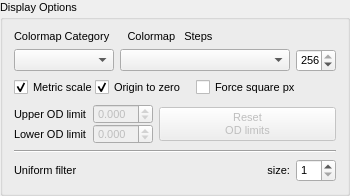
        <widget class="QGroupBox" name="DisplayOptions">
         <property name="sizePolicy">
          <sizepolicy hsizetype="Preferred" vsizetype="Maximum">
           <horstretch>1</horstretch>
           <verstretch>1</verstretch>
          </sizepolicy>
         </property>
         <property name="minimumSize">
          <size>
           <width>0</width>
           <height>0</height>
          </size>
         </property>
         <property name="maximumSize">
          <size>
           <width>16777215</width>
           <height>16777215</height>
          </size>
         </property>
         <property name="font">
          <font>
           <family>Ubuntu</family>
           <pointsize>8</pointsize>
          </font>
         </property>
         <property name="title">
          <string>Display Options</string>
         </property>
         <layout class="QVBoxLayout" name="verticalLayout_2">
          <item>
           <widget class="QLabel" name="label">
            <property name="maximumSize">
             <size>
              <width>16777215</width>
              <height>15</height>
             </size>
            </property>
            <property name="font">
             <font>
              <family>Ubuntu</family>
              <pointsize>8</pointsize>
             </font>
            </property>
            <property name="text">
             <string>Colormap Category      Colormap   Steps</string>
            </property>
           </widget>
          </item>
          <item>
           <layout class="QHBoxLayout" name="horizontalLayout_4">
            <item>
             <widget class="QComboBox" name="CMCatBox">
              <property name="sizePolicy">
               <sizepolicy hsizetype="Maximum" vsizetype="Fixed">
                <horstretch>0</horstretch>
                <verstretch>0</verstretch>
               </sizepolicy>
              </property>
              <property name="minimumSize">
               <size>
                <width>0</width>
                <height>0</height>
               </size>
              </property>
              <property name="maximumSize">
               <size>
                <width>100</width>
                <height>16777215</height>
               </size>
              </property>
              <property name="font">
               <font>
                <family>Ubuntu</family>
                <pointsize>8</pointsize>
               </font>
              </property>
             </widget>
            </item>
            <item>
             <widget class="QComboBox" name="CMMapBox">
              <property name="font">
               <font>
                <family>Ubuntu</family>
                <pointsize>8</pointsize>
               </font>
              </property>
             </widget>
            </item>
            <item>
             <widget class="QSpinBox" name="StepSpin">
              <property name="maximumSize">
               <size>
                <width>40</width>
                <height>16777215</height>
               </size>
              </property>
              <property name="font">
               <font>
                <family>Ubuntu</family>
                <pointsize>8</pointsize>
               </font>
              </property>
              <property name="minimum">
               <number>2</number>
              </property>
              <property name="maximum">
               <number>256</number>
              </property>
              <property name="value">
               <number>256</number>
              </property>
              <property name="displayIntegerBase">
               <number>10</number>
              </property>
             </widget>
            </item>
           </layout>
          </item>
          <item>
           <layout class="QHBoxLayout" name="horizontalLayout_6" stretch="1,1,1,0">
            <property name="spacing">
             <number>1</number>
            </property>
            <item>
             <widget class="QCheckBox" name="MetricCheckBox">
              <property name="minimumSize">
               <size>
                <width>80</width>
                <height>0</height>
               </size>
              </property>
              <property name="maximumSize">
               <size>
                <width>80</width>
                <height>16777215</height>
               </size>
              </property>
              <property name="font">
               <font>
                <family>Ubuntu</family>
                <pointsize>8</pointsize>
               </font>
              </property>
              <property name="text">
               <string>Metric scale</string>
              </property>
              <property name="checked">
               <bool>true</bool>
              </property>
             </widget>
            </item>
            <item>
             <widget class="QCheckBox" name="ZeroOriginCheckBox">
              <property name="minimumSize">
               <size>
                <width>100</width>
                <height>0</height>
               </size>
              </property>
              <property name="maximumSize">
               <size>
                <width>100</width>
                <height>16777215</height>
               </size>
              </property>
              <property name="font">
               <font>
                <family>Ubuntu</family>
                <pointsize>8</pointsize>
               </font>
              </property>
              <property name="text">
               <string>Origin to zero</string>
              </property>
              <property name="checked">
               <bool>true</bool>
              </property>
             </widget>
            </item>
            <item>
             <widget class="QCheckBox" name="SquarePxCheckBox">
              <property name="minimumSize">
               <size>
                <width>100</width>
                <height>0</height>
               </size>
              </property>
              <property name="maximumSize">
               <size>
                <width>100</width>
                <height>16777215</height>
               </size>
              </property>
              <property name="font">
               <font>
                <family>Ubuntu</family>
                <pointsize>8</pointsize>
               </font>
              </property>
              <property name="autoFillBackground">
               <bool>false</bool>
              </property>
              <property name="text">
               <string>Force square px</string>
              </property>
              <property name="checkable">
               <bool>true</bool>
              </property>
              <property name="checked">
               <bool>false</bool>
              </property>
              <property name="autoRepeat">
               <bool>false</bool>
              </property>
              <property name="autoExclusive">
               <bool>false</bool>
              </property>
              <property name="tristate">
               <bool>false</bool>
              </property>
             </widget>
            </item>
            <item>
             <spacer name="horizontalSpacer">
              <property name="font">
               <font>
                <family>Ubuntu</family>
                <pointsize>8</pointsize>
               </font>
              </property>
              <property name="orientation">
               <enum>Qt::Horizontal</enum>
              </property>
              <property name="sizeHint" stdset="0">
               <size>
                <width>40</width>
                <height>20</height>
               </size>
              </property>
             </spacer>
            </item>
           </layout>
          </item>
          <item>
           <layout class="QHBoxLayout" name="horizontalLayout">
            <property name="spacing">
             <number>6</number>
            </property>
            <property name="sizeConstraint">
             <enum>QLayout::SetDefaultConstraint</enum>
            </property>
            <property name="bottomMargin">
             <number>0</number>
            </property>
            <item>
             <layout class="QGridLayout" name="gridLayout_2">
              <property name="sizeConstraint">
               <enum>QLayout::SetDefaultConstraint</enum>
              </property>
              <property name="horizontalSpacing">
               <number>6</number>
              </property>
              <property name="verticalSpacing">
               <number>0</number>
              </property>
              <item row="1" column="1">
               <widget class="QDoubleSpinBox" name="ODLowSpinBox">
                <property name="enabled">
                 <bool>false</bool>
                </property>
                <property name="minimumSize">
                 <size>
                  <width>0</width>
                  <height>18</height>
                 </size>
                </property>
                <property name="maximumSize">
                 <size>
                  <width>60</width>
                  <height>16777215</height>
                 </size>
                </property>
                <property name="font">
                 <font>
                  <family>Ubuntu</family>
                  <pointsize>8</pointsize>
                 </font>
                </property>
                <property name="locale">
                 <locale language="C" country="AnyCountry"/>
                </property>
                <property name="decimals">
                 <number>3</number>
                </property>
                <property name="minimum">
                 <double>-99.989999999999995</double>
                </property>
                <property name="singleStep">
                 <double>0.010000000000000</double>
                </property>
               </widget>
              </item>
              <item row="0" column="1">
               <widget class="QDoubleSpinBox" name="ODHighSpinBox">
                <property name="enabled">
                 <bool>false</bool>
                </property>
                <property name="minimumSize">
                 <size>
                  <width>0</width>
                  <height>20</height>
                 </size>
                </property>
                <property name="maximumSize">
                 <size>
                  <width>60</width>
                  <height>16777215</height>
                 </size>
                </property>
                <property name="font">
                 <font>
                  <family>Ubuntu</family>
                  <pointsize>8</pointsize>
                 </font>
                </property>
                <property name="locale">
                 <locale language="C" country="AnyCountry"/>
                </property>
                <property name="decimals">
                 <number>3</number>
                </property>
                <property name="minimum">
                 <double>-99.989999999999995</double>
                </property>
                <property name="singleStep">
                 <double>0.010000000000000</double>
                </property>
               </widget>
              </item>
              <item row="1" column="0">
               <widget class="QLabel" name="label_3">
                <property name="minimumSize">
                 <size>
                  <width>0</width>
                  <height>20</height>
                 </size>
                </property>
                <property name="font">
                 <font>
                  <family>Ubuntu</family>
                  <pointsize>8</pointsize>
                 </font>
                </property>
                <property name="text">
                 <string>Lower OD limit</string>
                </property>
               </widget>
              </item>
              <item row="0" column="0">
               <widget class="QLabel" name="label_2">
                <property name="minimumSize">
                 <size>
                  <width>0</width>
                  <height>20</height>
                 </size>
                </property>
                <property name="font">
                 <font>
                  <family>Ubuntu</family>
                  <pointsize>8</pointsize>
                 </font>
                </property>
                <property name="text">
                 <string>Upper OD limit</string>
                </property>
               </widget>
              </item>
             </layout>
            </item>
            <item>
             <widget class="QPushButton" name="pbRSTOD">
              <property name="enabled">
               <bool>false</bool>
              </property>
              <property name="sizePolicy">
               <sizepolicy hsizetype="MinimumExpanding" vsizetype="Maximum">
                <horstretch>0</horstretch>
                <verstretch>0</verstretch>
               </sizepolicy>
              </property>
              <property name="minimumSize">
               <size>
                <width>20</width>
                <height>20</height>
               </size>
              </property>
              <property name="font">
               <font>
                <family>Ubuntu</family>
                <pointsize>8</pointsize>
               </font>
              </property>
              <property name="layoutDirection">
               <enum>Qt::LeftToRight</enum>
              </property>
              <property name="text">
               <string>Reset
OD limits</string>
              </property>
             </widget>
            </item>
           </layout>
          </item>
          <item>
           <widget class="Line" name="line">
            <property name="orientation">
             <enum>Qt::Horizontal</enum>
            </property>
           </widget>
          </item>
          <item>
           <layout class="QGridLayout" name="gridLayout_4">
            <item row="0" column="2">
             <widget class="QSpinBox" name="filterSpinBox">
              <property name="enabled">
               <bool>true</bool>
              </property>
              <property name="maximumSize">
               <size>
                <width>40</width>
                <height>16777215</height>
               </size>
              </property>
              <property name="font">
               <font>
                <family>Ubuntu</family>
                <pointsize>8</pointsize>
               </font>
              </property>
              <property name="locale">
               <locale language="C" country="AnyCountry"/>
              </property>
              <property name="minimum">
               <number>1</number>
              </property>
             </widget>
            </item>
            <item row="0" column="0">
             <widget class="QLabel" name="label_4">
              <property name="text">
               <string>Uniform filter</string>
              </property>
             </widget>
            </item>
            <item row="0" column="1">
             <widget class="QLabel" name="label_5">
              <property name="text">
               <string>size:</string>
              </property>
              <property name="alignment">
               <set>Qt::AlignRight|Qt::AlignTrailing|Qt::AlignVCenter</set>
              </property>
             </widget>
            </item>
           </layout>
          </item>
         </layout>
        </widget>
